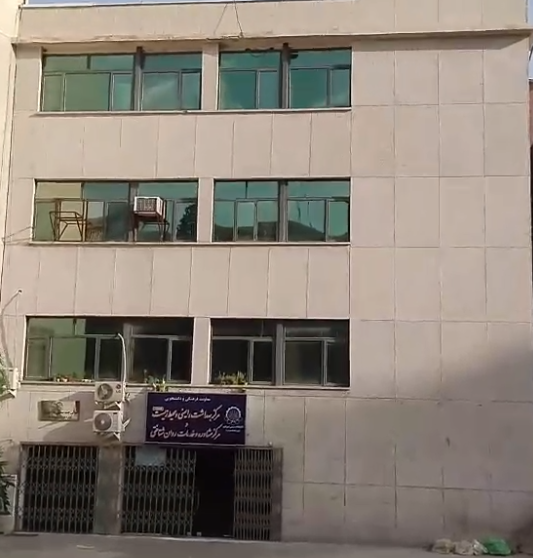
#> input picture test_imgs/bld1_0.jpg, 533 x 558 px
$ python -i autoColorDetection.py   (imports and definitions only)   (older library calls are emulated)
#> lines starting #> are read from the running program, lines starting #| are printed output that depends on the picture
#!/usr/bin/env python

import numpy as np
import cv2 as cv2
import time
from matplotlib import pyplot as plt
from skimage import data, segmentation, color
from skimage.future import graph
from skimage.feature import greycomatrix, greycoprops
from skimage.exposure import rescale_intensity

class AutoColorDetector:

    def __init__(self):
        # [6 lines of commented-out code are left out]
        self.colors = np.int32( list(np.ndindex(2, 2, 2)) ) * 255


    def cut(self, img, labels, thresh):
        g = graph.rag_mean_color(img, labels)
        labels1 = graph.cut_threshold(labels, g, thresh)

        return labels1

    def segmentRAG(self,img, thresh, mask=None):

        # img = cv2.cvtColor(img, cv2.COLOR_BGR2RGB)
        labels1 = segmentation.slic(img, compactness=30, n_segments=600, mask=mask)

        labels2 = self.cut(img, labels1, thresh)

        return labels2

    # [78 lines left out: functions filterSegments, textureFeatures, shapeFeatures, colorFeatures, not called in this run]

    def detectBuildingColor(self, image, mask=None):

        assert image.dtype == np.uint8 and len(image.shape) == 3

        blur = cv2.bilateralFilter(image,21,75,75)

        area = 0
        thresh = 5
        labels = None

        labels = self.segmentRAG(blur, thresh, mask=mask)
        labels, segs, csegs, masks = self.filterSegments(image, labels, 255-mask, image.shape[0]*image.shape[1] / 600)

        tx_fts = self.textureFeatures(segs)
        # shp_fts = self.shapeFeatures(masks)
        clr_fts = self.colorFeatures(csegs, masks)

        fts = np.hstack((tx_fts, clr_fts))


        labels = self.cut(image, labels, 8)
        labels = self.cut(image, labels, 12)

        return labels, masks, fts

    # [16 lines left out: functions segmentIdx, getFts, not called in this run]

>>> import cv2
>>> picture = cv2.imread('test_imgs/bld1_0.jpg')
#> picture is the input picture: shape (558, 533, 3); mean B, G, R 118.8, 129.1, 138.7
>>> result = AutoColorDetector().detectBuildingColor(picture)
#> in segmentRAG, `labels1 = segmentation.slic(img, compactness=30, n_segments=600, mask=..`:
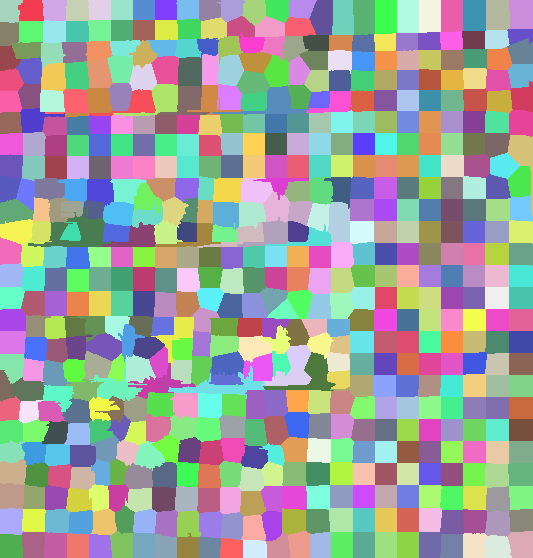
#> labels1: shape (558, 533) int64; 591 distinct labels, from 1 to 591; one colour per label, 0 black
#> in cut, `labels1 = graph.cut_threshold(labels, g, thresh)`:
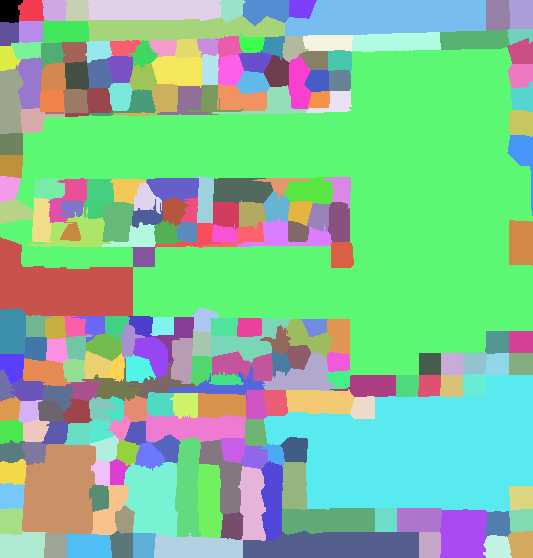
#> labels1: shape (558, 533) int64; 239 distinct labels, from 0 to 238; one colour per label, 0 black
#> (the run stopped early here; a loop or call above may not have finished)

$ run again, on test_imgs/bld1_1.jpg
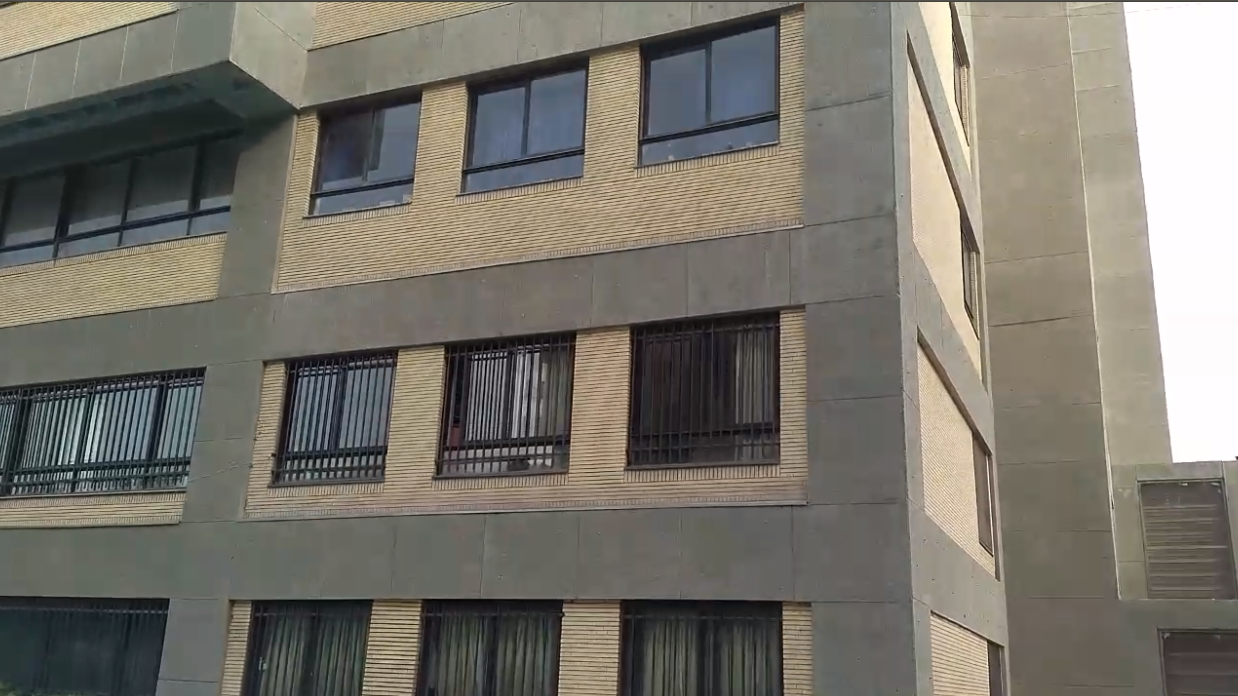
#> input picture test_imgs/bld1_1.jpg, 1238 x 696 px
#> picture is the input picture: shape (696, 1238, 3); mean B, G, R 108.4, 117.2, 120.8
#> in segmentRAG, `labels1 = segmentation.slic(img, compactness=30, n_segments=600, mask=..`:
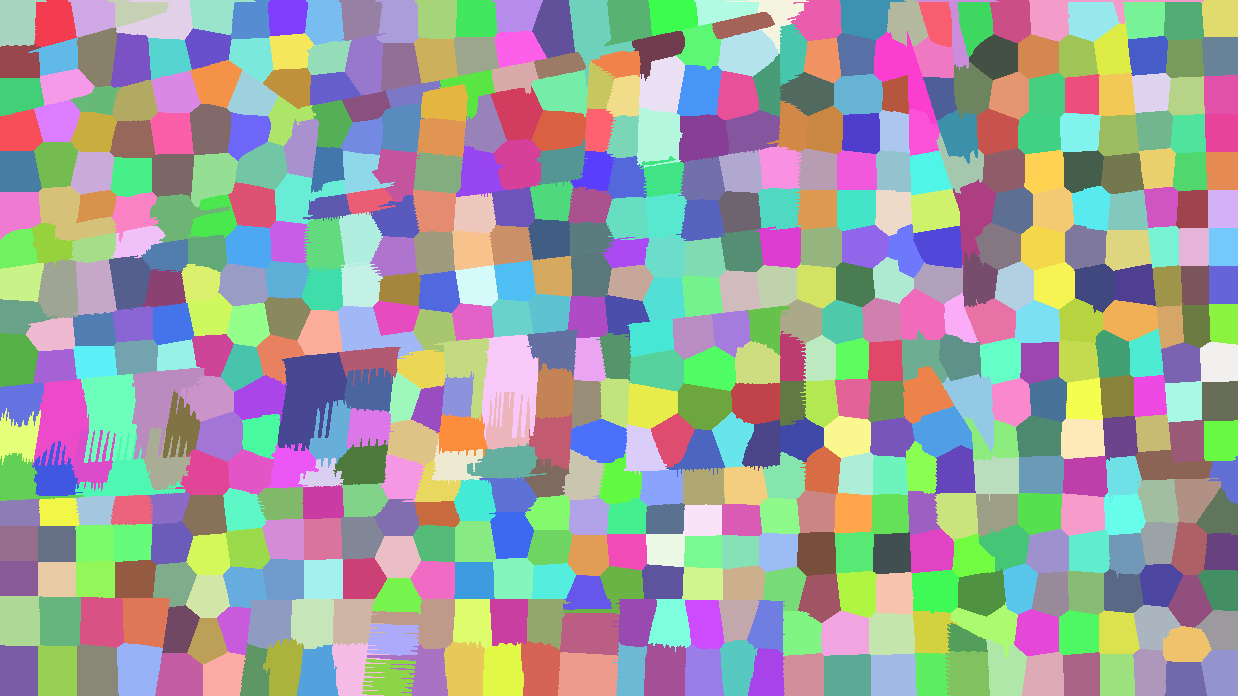
#> labels1: shape (696, 1238) int64; 579 distinct labels, from 1 to 579; one colour per label, 0 black
#> in cut, `labels1 = graph.cut_threshold(labels, g, thresh)`:
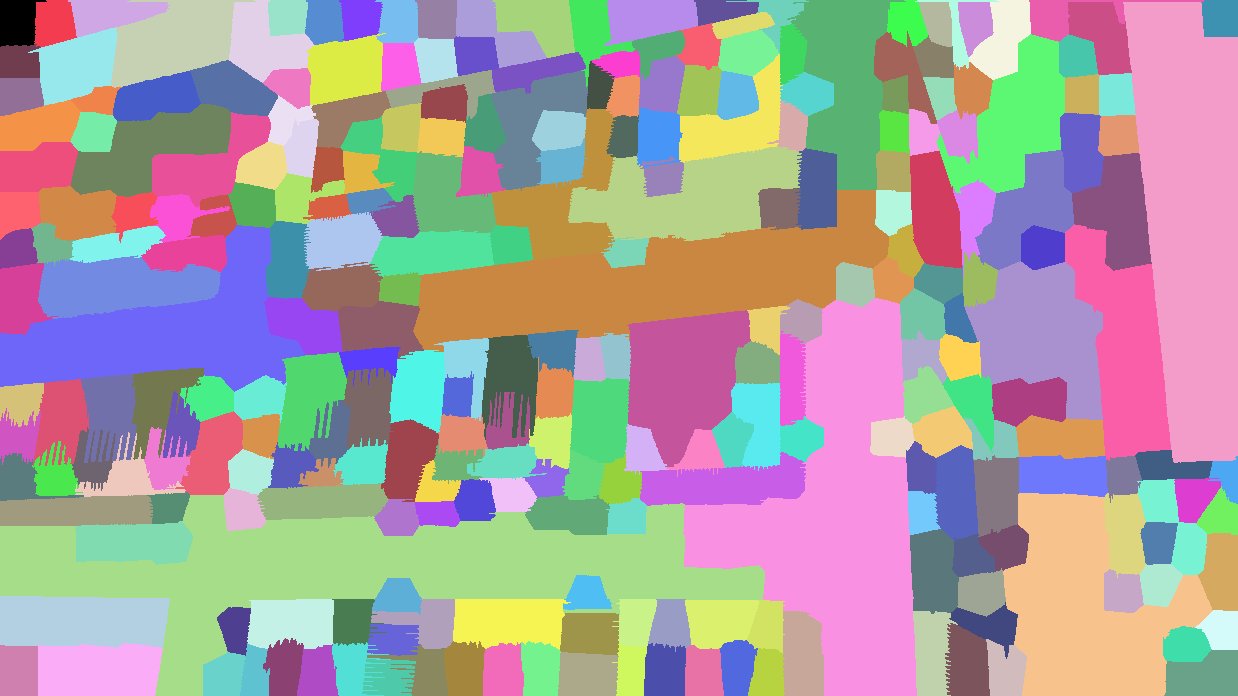
#> labels1: shape (696, 1238) int64; 275 distinct labels, from 0 to 274; one colour per label, 0 black

$ run again, on test_imgs/bld1_2.jpg
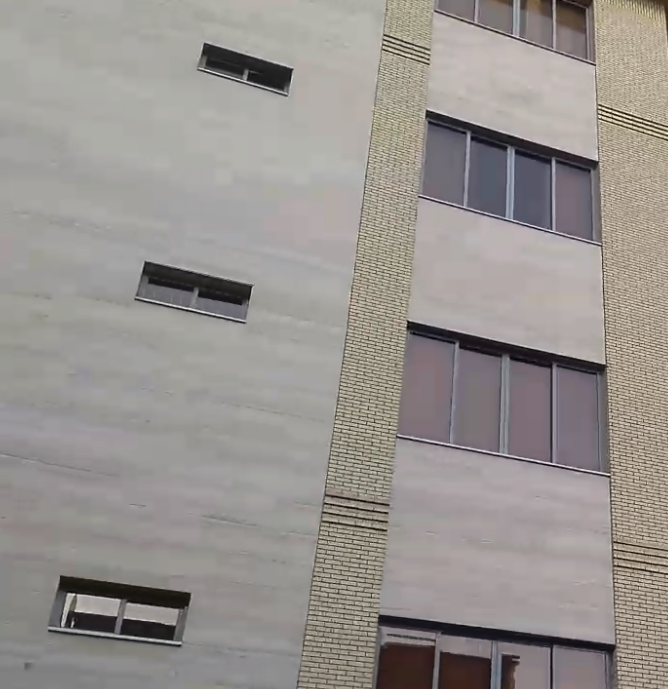
#> input picture test_imgs/bld1_2.jpg, 668 x 689 px
#> picture is the input picture: shape (689, 668, 3); mean B, G, R 143.5, 146.9, 151.8
#> in segmentRAG, `labels1 = segmentation.slic(img, compactness=30, n_segments=600, mask=..`:
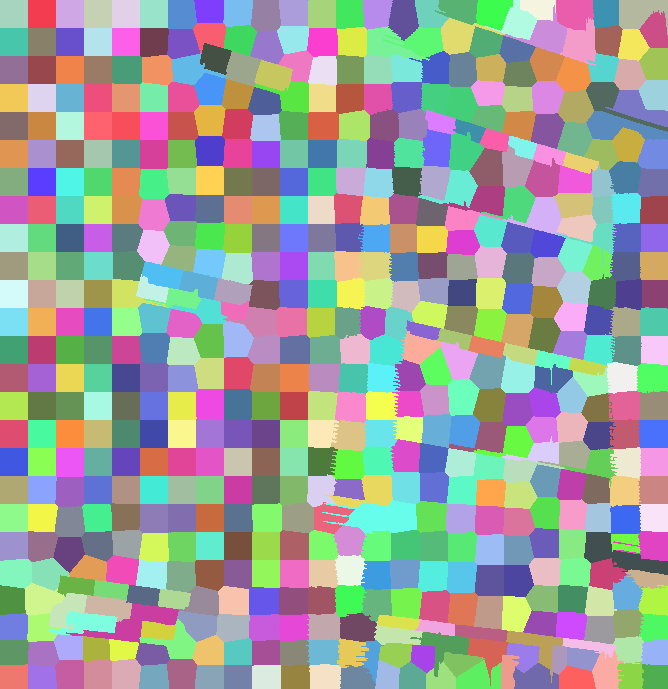
#> labels1: shape (689, 668) int64; 590 distinct labels, from 1 to 590; one colour per label, 0 black
#> in cut, `labels1 = graph.cut_threshold(labels, g, thresh)`:
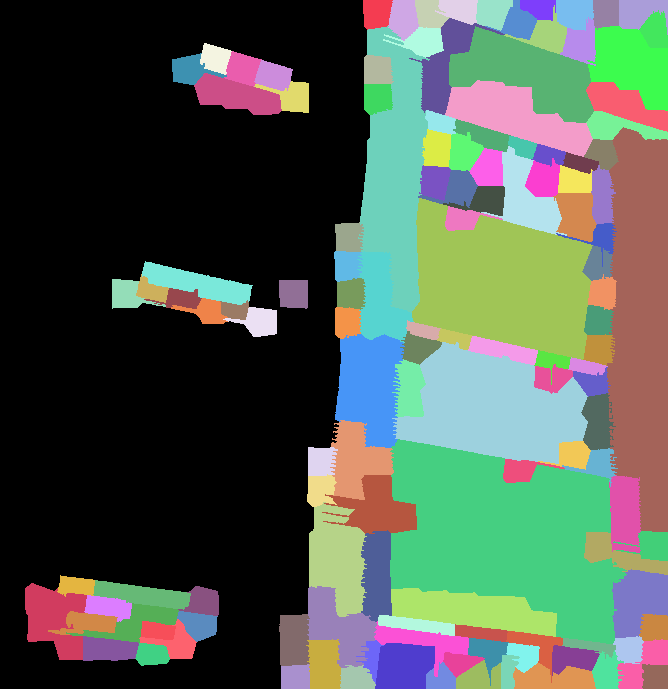
#> labels1: shape (689, 668) int64; 132 distinct labels, from 0 to 131; one colour per label, 0 black

$ run again, on test_imgs/bld1_3.jpg
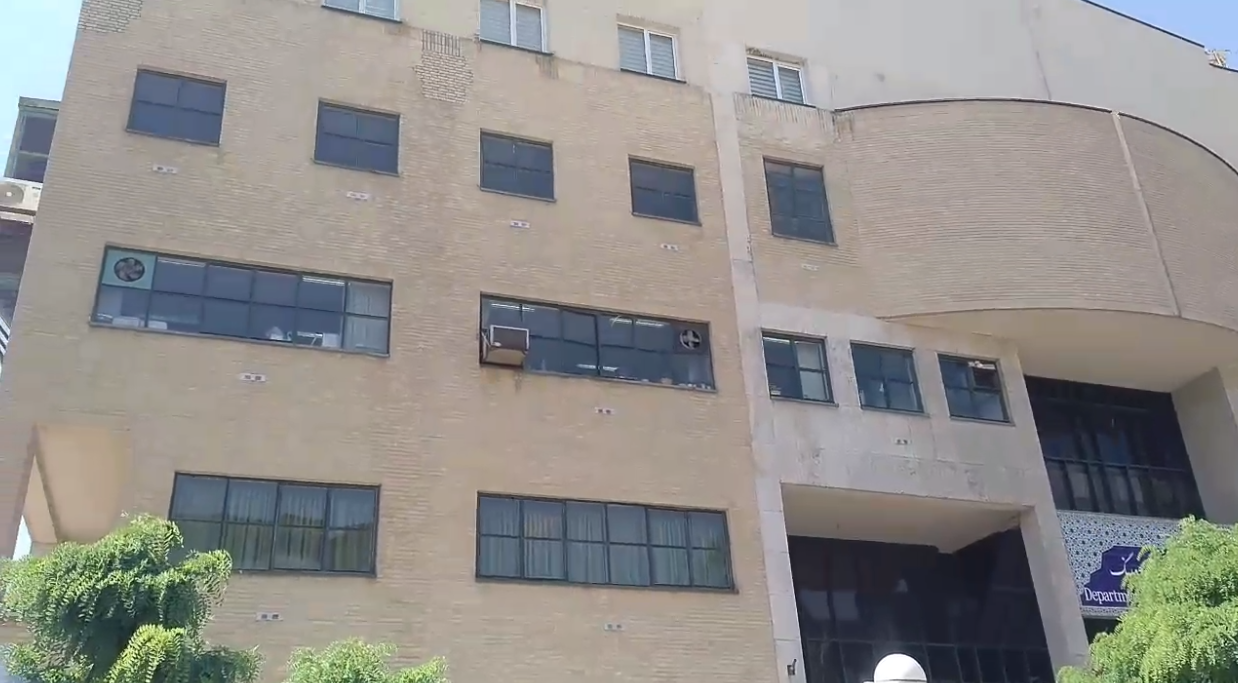
#> input picture test_imgs/bld1_3.jpg, 1238 x 683 px
#> picture is the input picture: shape (683, 1238, 3); mean B, G, R 138, 141.5, 143.6
#> in segmentRAG, `labels1 = segmentation.slic(img, compactness=30, n_segments=600, mask=..`:
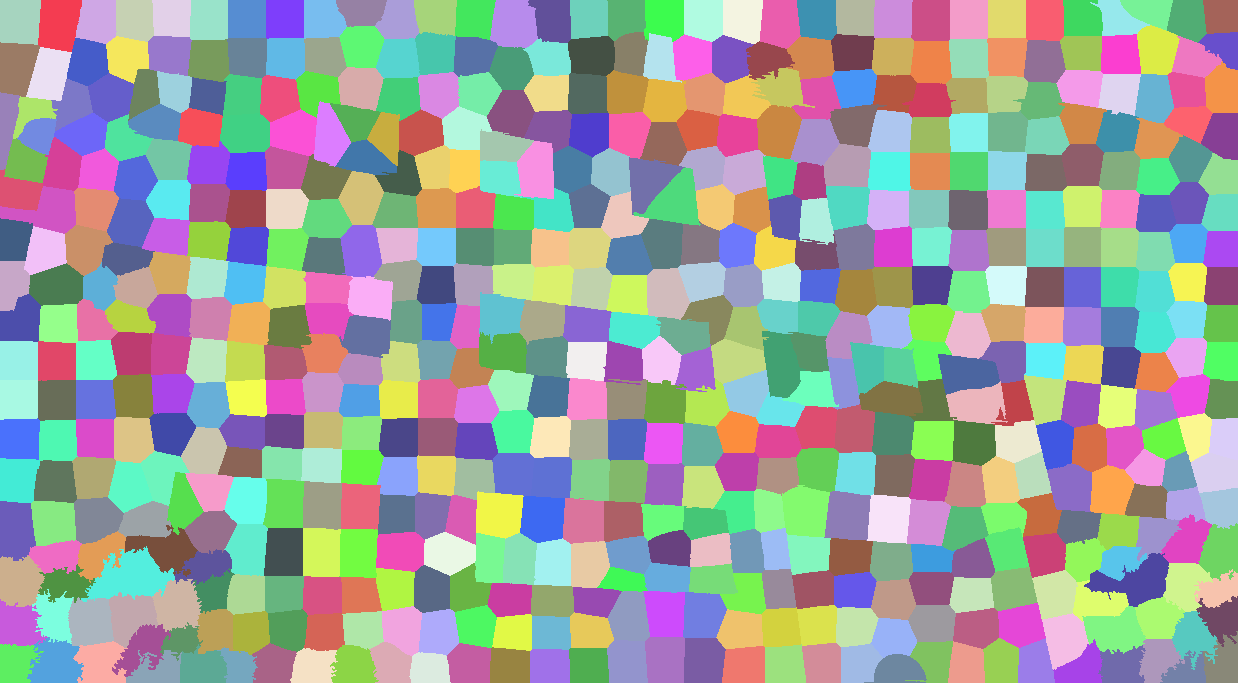
#> labels1: shape (683, 1238) int64; 589 distinct labels, from 1 to 589; one colour per label, 0 black
#> in cut, `labels1 = graph.cut_threshold(labels, g, thresh)`:
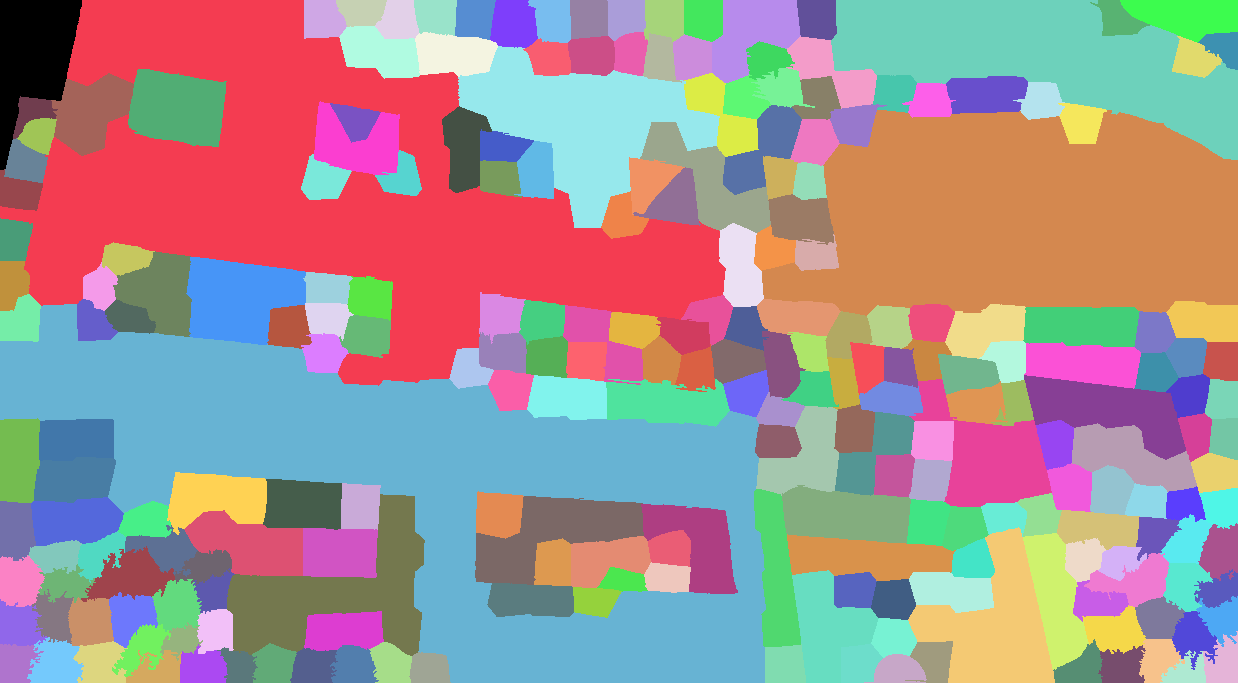
#> labels1: shape (683, 1238) int64; 235 distinct labels, from 0 to 234; one colour per label, 0 black
